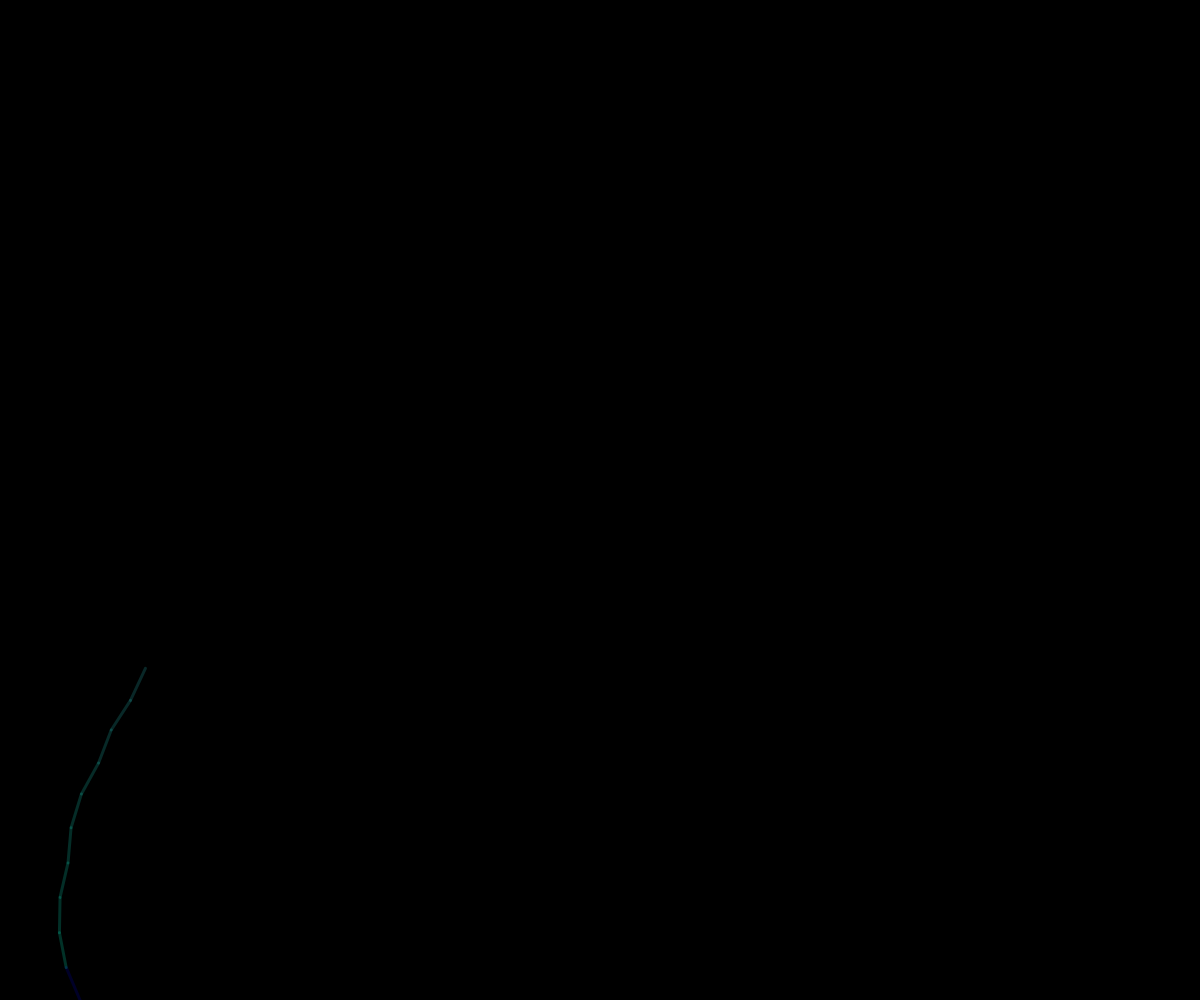
Frame 1 (no input)
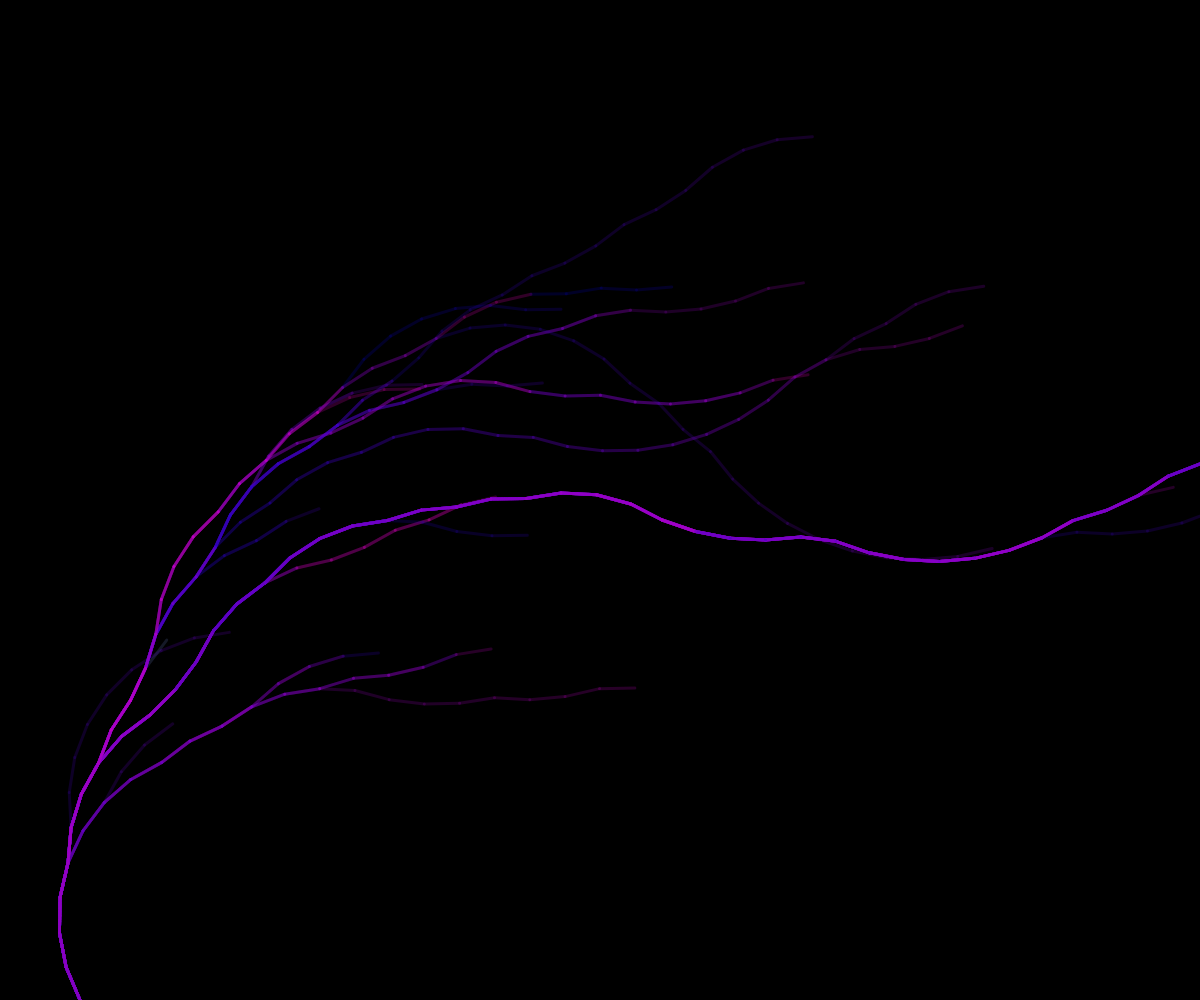
Frame 60 (no input)
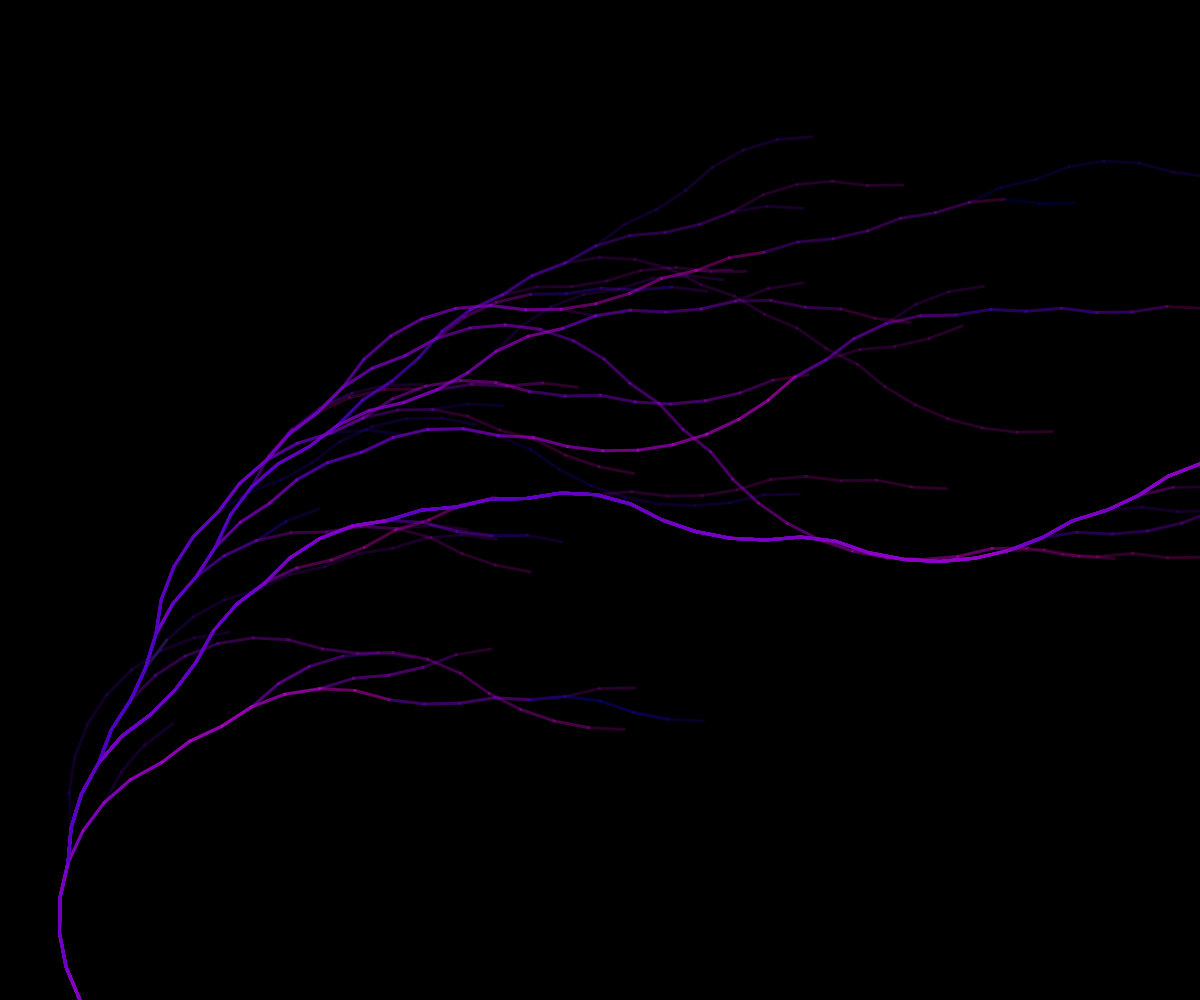
Frame 120 (the mouse pressed at the canvas centre since frame 60)

The p5.js sketch that drew these frames (run headless with seeded random() and noise() and a simulated clock; from frame 60 on, the mouse is pressed at the canvas centre):

// p5.js sketch
// ── sketch.js
// inspiration: https://youtu.be/EYLWxwo1Ed8
// inspiration: https://en.wikipedia.org/wiki/Collatz_conjecture
// a simple Collatz Conjecture visualisation

let len;
let angle1;
let angle2l;
let x;
let y;

function setup() {
  createCanvas(windowWidth, windowHeight);
  background(0);
  len = 25;
  angle1 = PI / 15;
  angle2 = PI / 22.5;
  x = 0;
  y = height;
}

function draw() {
  let sequence = [];
  let n = ceil(millis());
  do {
    sequence.push(n);
    n = collatz(n);
  } while (n != 1);
  sequence.push(1);
  sequence.reverse();

  resetMatrix();
  translate(width / 15, height);
  rotate(-PI / 3);
  for (let j = 0; j < sequence.length; j++) {
    if (sequence[j] % 2 == 0) {
      rotate(angle1);
    } else {
      rotate(-angle2);
    }
    strokeWeight(3);
    stroke(map(x % width, 0, width, 0, 255), map(y % height, 0, height, 0, 255), 200, 50);
    line(0, 0, len, -len);
    translate(len, -len);
    x += len;
    y += -len;
  }

  if (frameCount == 250) noLoop();
}

function collatz(n) {
  if (n % 2 == 0) return n / 2;
  else return (3 * n + 1) / 2;
}
